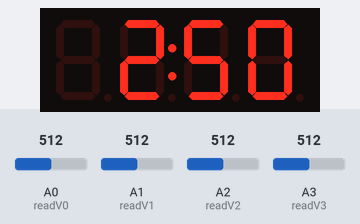
Recording of a sketch running on a simulated ATtiny85, built with avr-gcc and run on an emulated ATtiny85. On the bench: 4-digit seven-segment display. The inputs (shaded band) are chosen by the test bench; at power-on: A0 (readV0) = 512, A2 (readV2) = 512, A1 (readV1) = 512, A3 (readV3) = 512.

Above: at 12.9 s.
13.0 s: A0 (readV0) set to 716
At 21.7 s:
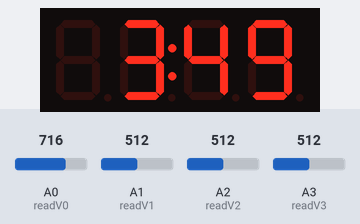
25.7 s: A2 (readV2) set to 306
At 27.8 s:
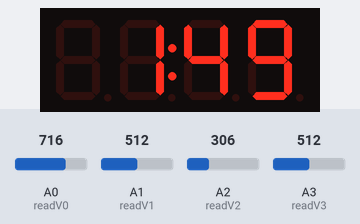
34.7 s: A1 (readV1) set to 992
At 37.0 s:
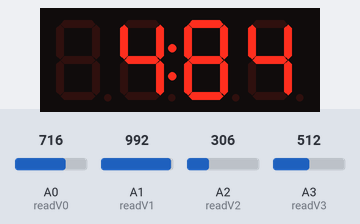
43.7 s: A3 (readV3) set to 30
At 55.5 s:
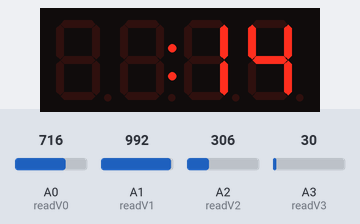
Timing chart, 0 to 57.0 s (numbered marks = the images above; inputs shaded):
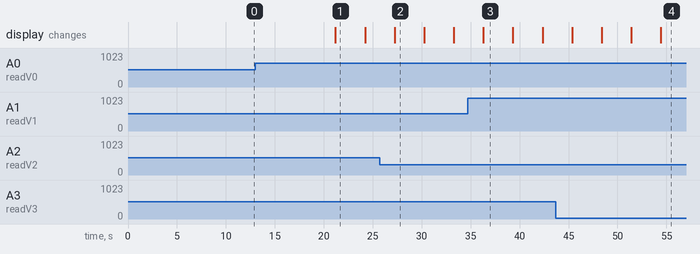

The sketch:

TM1637dot.ino
```cpp
/*  https://github.com/avishorp/TM1637
    https://robojax.com/learn/arduino/robojax-TM1637_display_manual.pdf
  [Attiny 25/45/85 Pinout]
                  ------
  RESET=A0=PB5=5-|      |-VCC
        A3=PB3=3-|      |-2=PB2=A1=SCK=SCL
        A2=PB4=4-|      |-1(~)=PB1=MISO
             GND-|      |-0(~)=PB0=MOSI=SDA
                  ------
*/
#include <TM1637Display.h>

// Module connection pins (Digital Pins)
#define CLK 3
#define DIO 4

#define readV0  A0
#define readV1  A1
#define readV2  A2
#define readV3  A3

// The amount of time (in milliseconds) between tests
#define DELAY   3000

TM1637Display display(CLK, DIO);

unsigned int V0 = 0;
unsigned int V1 = 0;
unsigned int V2 = 0;
unsigned int V3 = 0;

void setup()
{
  display.setBrightness(7); // 0~7, 7(maxBright)
  display.clear();

  pinMode(readV0, INPUT);
  pinMode(readV1, INPUT);
  pinMode(readV2, INPUT);
  pinMode(readV3, INPUT);
}

void loop()
{
  V1 = analogRead(readV1);
  float V1cal = V1 * (5.0 / 1023.0) * 100.0;
  display.showNumberDecEx(V1cal, 0b01000000, false, 4, 0);
  delay(DELAY);

  V2 = analogRead(readV2);
  float V2cal = V2 * (5.0 / 1023.0) * 100.0;
  display.showNumberDecEx(V2cal, 0b01000000, false, 4, 0);
  delay(DELAY);

  V3 = analogRead(readV3);
  float V3cal = V3 * (5.0 / 1023.0) * 100.0;
  display.showNumberDecEx(V3cal, 0b01000000, false, 4, 0);
  delay(DELAY);

  V0 = analogRead(readV0);
  float V0cal = V0 * (5.0 / 1023.0) * 100.0;
  display.showNumberDecEx(V0cal, 0b01000000, false, 4, 0);
  delay(DELAY);
}
```

Measured:
- after the input at 13.0 s, the display: changes after 8.2 s (image 1)
- after the input at 25.7 s, the display: changes after 1.5 s (image 2)
- what the display in image 1 shows lasts 3.0 s, from 21.2 s to 24.2 s
